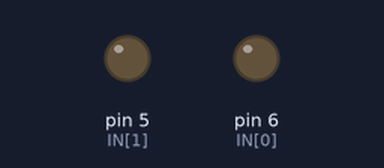
This sketch was run on a simulated Arduino Uno, built with avr-gcc and run on an emulated ATmega328P. Shown: output pins drawn as LEDs (lit = HIGH).

Above: at 0.7 s.
At 2.2 s:
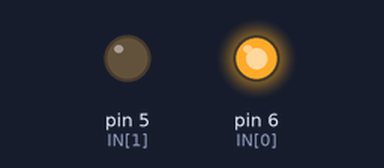
At 3.7 s:
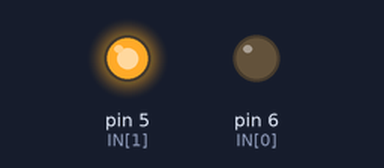
Timing chart, 0 to 5.9 s (numbered marks = the images above):
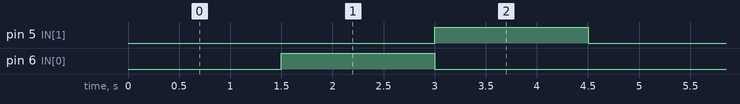

The sketch:

10w_42p.ino
```cpp
const int IN[4] = {6,5,4,3};
int cnt = 1;
void setup() {
  for(int i=0;i<2;i++){
    pinMode(IN[i], OUTPUT);
  }
}
void loop() {
 Stop(1500);
 Forward(1500);
 Backward(1500);
}
void Stop(int i){
  digitalWrite(IN[0], 0);
  digitalWrite(IN[2], 0);
  digitalWrite(IN[1], 0);
  digitalWrite(IN[3], 0);
  delay(i);
}

void Forward(int i){
  digitalWrite(IN[0], 1);
  digitalWrite(IN[2], 1);
  digitalWrite(IN[1], 0);
  digitalWrite(IN[3], 0);
  delay(i);
}

void Backward(int i){
  digitalWrite(IN[0], 0);
  digitalWrite(IN[2], 0);
  digitalWrite(IN[1], 1);
  digitalWrite(IN[3], 1);
  delay(i);
}

void Left(int i){
  digitalWrite(IN[0], 1);
  digitalWrite(IN[2], 0);
  digitalWrite(IN[1], 0);
  digitalWrite(IN[3], 0);
  delay(i);
}

void Right(int i){
  digitalWrite(IN[0], 0);
  digitalWrite(IN[2], 1);
  digitalWrite(IN[1], 0);
  digitalWrite(IN[3], 0);
  delay(i);
}
```

Measured:
- by itself, pin 5 (IN[1]), pin 6 (IN[0]): alternates HIGH for 1.5 s and LOW for 3.0 s
- by itself, everything shown: repeats every 4.5 s, in 3 steps
